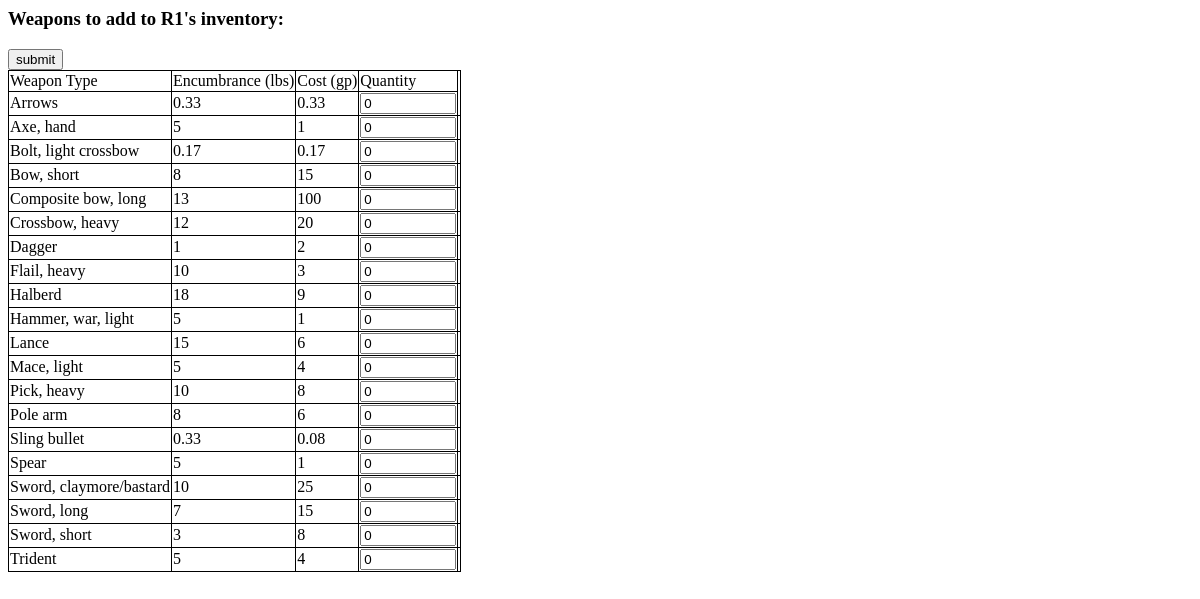
/osric_character_tools/selectweapons.php?CharacterId=45, run on an earlier commit of the app's database.
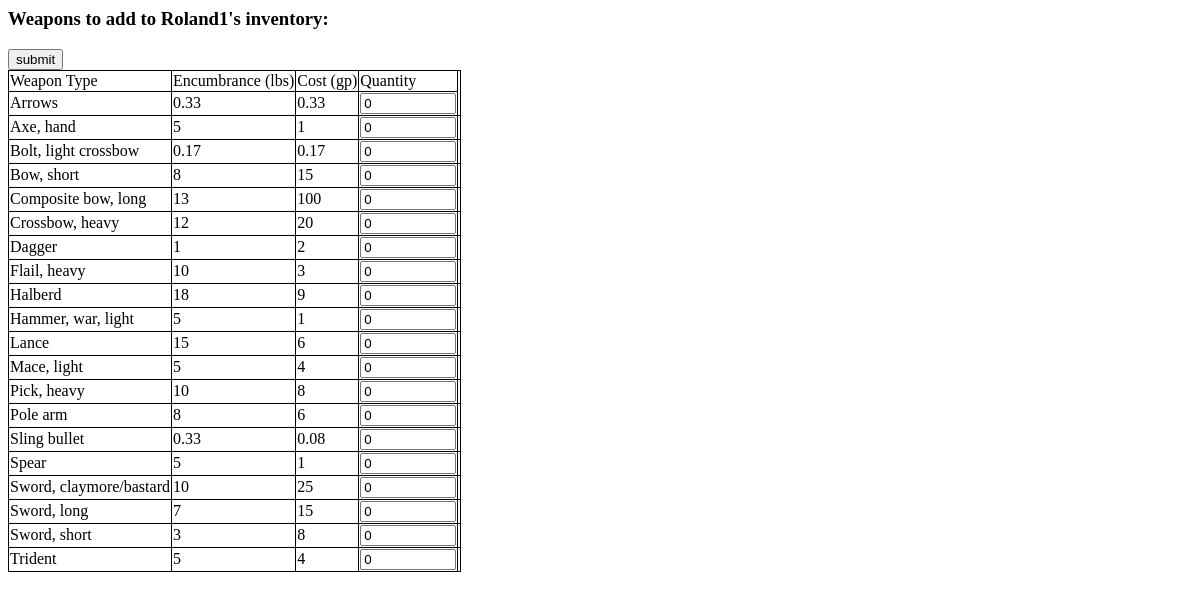
And on a later commit of the database.
### tables this page shows
CREATE TABLE IF NOT EXISTS `characters` (
  `CharacterName` varchar(255) NOT NULL,
  `CharacterGender` int(11) NOT NULL,
  `CharacterAge` float NOT NULL,
  `CharacterHeight` float NOT NULL,
  `CharacterWeight` float NOT NULL,
  `CharacterId` bigint(20) unsigned NOT NULL AUTO_INCREMENT,
  `CharacterAlignment` int(11) NOT NULL,
  `RaceId` bigint(20) NOT NULL,
  PRIMARY KEY (`CharacterId`)
);

### osric_character_tools/inc/OsricDb.php (called while the page is built, shortened)
<?php
class OsricDb
{
	protected $cxn;
	public function doInit($aHost,$aUser,$aPasswd)
	{
		$aDbname = "osric_db";
		$this->cxn = mysqli_connect($aHost,$aUser,$aPasswd,$aDbname) or die("Couldn't connect to server");
	}
	public function getCharacter($characterId)
	{
		if($characterId == -1)
		{
			$row['CharacterName'] = "Dummy";
			$row['CharacterGender'] = "1";
			$row['CharacterAge'] = "42";
			$row['CharacterHeight'] = "65";
		}
		else
		{
			$query = sprintf("SELECT * FROM characters WHERE CharacterId='%s'",$characterId);
			$result = mysqli_query($this->cxn,$query) or die("Couldn't execute query.");
			$row = mysqli_fetch_assoc($result);
		}
		return $row;
	}
	public function getWeapons()
	{
		$query = "SELECT * FROM weapons";
		$result = mysqli_query($this->cxn,$query) or die("Couldn't execute query: ".$query);
		for($result_set = array();$row = mysqli_fetch_assoc($result);$result_set[]=$row);
		return $result_set;
	}
}
?>

### osric_character_tools/selectweapons.php (the view, shortened to what this page needs)
<?php
require_once("./inc/OsricDb.php");
$characterId = $_REQUEST['CharacterId'];
$myOsricDb = new OsricDb();
$myOsricDb->doInit($host,$user,$passwd);
$character = $myOsricDb->getCharacter($characterId);
$characterName = $character['CharacterName'];
?>
<html>
<link rel="stylesheet" type="text/css" href="./css/class.css" />
<body>
<form action="addToCharacterWeapons.php" method="POST">
<?php
echo "<h3>Weapons to add to {$characterName}'s inventory:</h3>";
echo "<input type='submit' value='submit'>";
$weapons = $myOsricDb->getWeapons();
echo "<table id='osric_weapons'>";
echo "<tr><td>Weapon Type</td><td>Encumbrance (lbs)</td><td>Cost (gp)</td><td>Quantity</td></tr>";
$num_rows = count($weapons);
for($i=0;$i<$num_rows;$i++)
{
	$row = $weapons[$i];
	echo "<tr>";
	echo "<td>{$row['WeaponType']}</td>";
	echo "<td>{$row['WeaponEncumbranceInLbs']}</td>";
	echo "<td>{$row['WeaponCost']}</td>";
	$weaponId = $row['WeaponId'];
	echo "<td><input type='number' min='0' max='9999999' name='weapon[{$i}][quantity]' value='0'></input></td>";
	echo "<td><input type='hidden' name='weapon[{$i}][weaponId]' value='{$weaponId}'></input></td>";
	echo "</tr>";
	$i = $i + 1;
}
echo "</table>";
?>
</form>
</body>
</html>

What changed in the data, as far as the page shows it:
changed characters: CharacterName "R1" → "Roland1"
